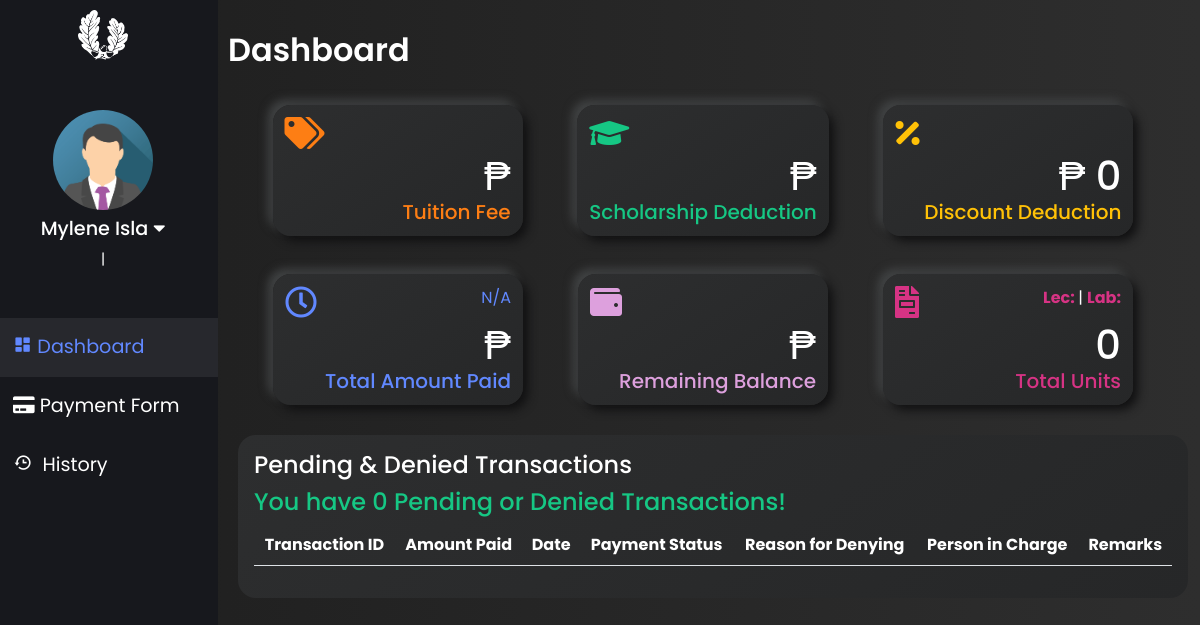
/html/student_access.php (signed in), run on an earlier commit of the app's database.
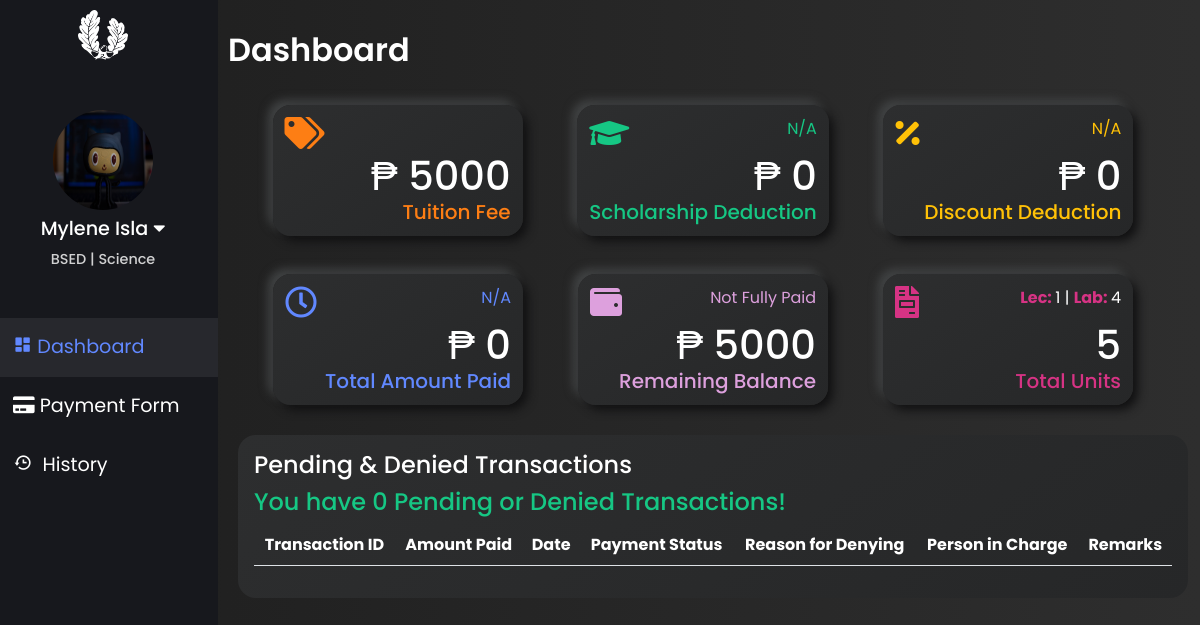
And on a later commit of the database.
### tables this page shows
CREATE TABLE `tbl_student_info` (
  `reg_no` varchar(50) NOT NULL,
  `profilePic` longtext NOT NULL,
  `stud_id` int(15) NOT NULL,
  `firstname` varchar(100) NOT NULL,
  `lastname` varchar(100) NOT NULL,
  `middlename` varchar(100) NOT NULL,
  `sex` varchar(50) NOT NULL,
  `address` longtext NOT NULL,
  `email` varchar(255) NOT NULL,
  `contact_number` varchar(12) NOT NULL,
  `joined_date` varchar(100) NOT NULL DEFAULT 'N/A',
  `registrar_id` int(11) NOT NULL,
  `registrar_name` varchar(100) NOT NULL
);

CREATE TABLE `tbl_student_school_details` (
  `stud_id` int(11) NOT NULL,
  `LRN` varchar(100) NOT NULL,
  `stud_type` varchar(100) NOT NULL,
  `csi_academic_year` varchar(100) NOT NULL,
  `csi_semester` varchar(100) NOT NULL,
  `csi_program` varchar(255) NOT NULL,
  `csi_major` longtext NOT NULL,
  `csi_year_level` varchar(100) NOT NULL
);

CREATE TABLE `tbl_student_fees` (
  `program_id` int(11) NOT NULL,
  `stud_id` int(11) NOT NULL,
  `fullname` varchar(100) NOT NULL,
  `csi_year_level` varchar(100) NOT NULL,
  `scholar_desc` varchar(100) NOT NULL,
  `scholar_type` varchar(255) NOT NULL,
  `discount_type` varchar(100) NOT NULL,
  `tuition_fee` int(100) NOT NULL,
  `lab_units` int(11) NOT NULL,
  `lec_units` int(11) NOT NULL,
  `assessed_fee` int(11) NOT NULL,
  `total_amount_paid` int(11) NOT NULL,
  `balance` int(11) NOT NULL,
  `remarks` varchar(100) NOT NULL
);

### html/student_access.php (the view, shortened to what this page needs)
<?php
        if(!isset($_SESSION['stud_id']) && $_SESSION['role'] != 'Student'){
            header('Location: login.php');
        }else{
            include_once '../connection/Config.php';
            $sqlStud ="SELECT det.*,fees.*
                        FROM tbl_student_school_details AS det
                        INNER JOIN tbl_student_fees AS fees ON det.stud_id = fees.stud_id
                        WHERE det.stud_id = ?";
            $stmtStud = $con->prepare($sqlStud);
            $stmtStud->bind_param('s', $_SESSION['stud_id']);
            $stmtStud->execute();
            $resStud = $stmtStud->get_result();
            $rowStud = $resStud->fetch_assoc();
            $sqlPic ="SELECT *
                        FROM tbl_student_info
                        WHERE stud_id = ?";
            $stmtPic = $con->prepare($sqlPic);
            $stmtPic->bind_param('s', $_SESSION['stud_id']);
            $stmtPic->execute();
            $resPic = $stmtPic->get_result();
            $rowPic = $resPic->fetch_assoc();
            $sqlLatestPaidDate ="SELECT  amount, transaction_date
                                FROM tbl_payments WHERE stud_id = ?
                                ORDER BY transaction_date DESC LIMIT 1";
            $stmtLatestPaidDate = $con->prepare($sqlLatestPaidDate);
            $stmtLatestPaidDate->bind_param('s', $_SESSION['stud_id']);
            $stmtLatestPaidDate->execute();
            $resLatestPaidDate = $stmtLatestPaidDate->get_result();
            $rowLatestPaidDate = $resLatestPaidDate->fetch_assoc();
            if($resLatestPaidDate->num_rows > 0){
                $amount = $rowLatestPaidDate['amount'];
                $date = $rowLatestPaidDate['transaction_date'];
            }else{
                $date = 'N/A';
            }
        }
        $slq = "SELECT * FROM `tbl_student_fees` WHERE stud_id = ?";
        $stmt = $con->prepare( $slq );
        $stmt->bind_param( 's', $_SESSION['stud_id']);
        $stmt->execute();
        $res = $stmt->get_result();
        $row = $res->fetch_assoc();
        $scholar_type = $row['scholar_type'];
        $discount_type = $row['discount_type'];
      if( $scholar_type == 'N/A' ){
        $scholar = 0;
      }else if( $scholar_type == 'Partial Scholar' ){
        $scholar = $row['tuition_fee'] / 2;
      }else if ( $scholar_type == 'Full Scholar' ){
        $scholar = $row['tuition_fee'];
      }
      if($discount_type == 'N/A'){
        $discount = 0;
      }else{
        $sqlGetDisc = "SELECT * FROM `tbl_discount` WHERE discount_type = ?";
          $stmtGetDisc = $con->prepare($sqlGetDisc);
          $stmtGetDisc->bind_param('s',$discount_type);
          $stmtGetDisc->execute();
          $resGetDisc = $stmtGetDisc->get_result();
          $rowGetDisc  = $resGetDisc->fetch_assoc();
          $discount = ((  $scholar * ($rowGetDisc['discount_percent'])/ 100));
      }
?>
    <!DOCTYPE html>
    <html lang="en">
    <head>
          <link rel="stylesheet" href="https://cdn.jsdelivr.net/npm/bootstrap@5.1.3/dist/css/bootstrap.min.css">
        <link rel="stylesheet" type="text/css" href="https://cdn.datatables.net/v/bs5/jq-3.6.0/dt-1.11.3/af-2.3.7/b-2.0.1/r-2.2.9/sp-1.4.0/sl-1.3.3/datatables.min.css"/>
        <link rel="stylesheet" href="https://pro.fontawesome.com/releases/v5.10.0/css/all.css"/>
        <link rel="stylesheet" href="https://cdnjs.cloudflare.com/ajax/libs/font-awesome/5.14.0/css/all.min.css" />
        <link href='https://unpkg.com/boxicons@2.0.9/css/boxicons.min.css' rel='stylesheet'>
        <link rel="stylesheet" type="text/css" href="../css/student_access.css?<?php echo time(); ?>" />
    </head>
    <body>
    <div class="row">
        <div class="col left-tab">
        <img src="../images/logo.png" class="logoLeftTab" alt="">
            <div class="upper-left-tab">
                <?php if($rowPic['profilePic'] == ''){?>
                     <img src="..\images\registrar_img\sample_registrar_pic.png" alt="">
                <?php }else{?>
                    <img src="../profilePics/<?php echo $rowPic['profilePic'];?>" alt="">
                <?php }?>
                <p class="reg__name" style="font-size: 1.2rem;"><?= $_SESSION['fullname'];?> <i class="fas fa-caret-down" onclick="profile_link_show()"></i></p>
            <p class="reg__name"> <?=$rowStud['csi_program'];?> | <?=$rowStud['csi_major'];?></p>
        </div>
        <div class="nav flex-column nav-pills pl-2 mt-5 align-middle" id="v-pills-tab" role="tablist" aria-orientation="vertical">
            <a class="nav-link active main__" id="v-pills-dashboard-tab" data-toggle="pill" href="#v-pills-dashboard" role="tab" aria-controls="v-pills-dashboard" aria-selected="true"><i class='bx bxs-dashboard'></i>&nbsp;Dashboard</a>
            <a class="nav-link main__" id="v-pills-payment-application-tab" data-toggle="pill" href="#v-pills-payment-application" role="tab" aria-controls="v-pills-payment-application" aria-selected="false"><i class="fas fa-credit-card"></i>&nbsp;Payment Form</a>
            <a class="nav-link main__" id="v-pills-transaction-history-tab" data-toggle="pill" href="#v-pills-transaction-history" role="tab" aria-controls="v-pills-transaction-history" aria-selected="false"><i class='bx bx-history'></i>&nbsp; History</a>
        </div>
        </div>
    <div class="col-md right-tab">
            <div class="tab-content" id="v-pills-tabContent">
                <div class="tab-pane fade show active" id="v-pills-dashboard" role="tabpanel" aria-labelledby="v-pills-dashboard">
                <p class="title_tab_universal my-3">Dashboard</p>
                    <div class="dashBoardBoxContainer mb-2">
                    <div class="dashBoardBox tuition">
                            <i class="fas fa-tags"></i>
                            <h1>₱ <?=$rowStud['tuition_fee'];?></h1>
                            <h3>Tuition Fee</h3>
                        </div>
                        <div class="dashBoardBox scholarship">
                                <i class="fas fa-graduation-cap"></i>
                                <span><?=$rowStud['scholar_desc'];?></span>
                                <h1>₱ <?php echo $scholar; ?></h1>
                                <h3>Scholarship Deduction</h3>
                            </div>
                            <div class="dashBoardBox discount">
                                <i class="fas fa-percentage"></i>
                                <span><?=$rowStud['discount_type'];?></span>
                                <h1>₱ <?php echo $discount; ?></h1>
                                <h3>Discount Deduction</h3>
                            </div>
                    </div>
                    <div class="dashBoardBoxContainer">
                    <div class="dashBoardBox lastPaid">
                            <i class="far fa-clock"></i>
                            <span><?= $date?></span>
                            <h1>₱ <?=$rowStud['total_amount_paid'];?></h1>
                            <h3>Total Amount Paid</h3>
                        </div>
                        <div class="dashBoardBox remainingBal">
                            <i class="fas fa-wallet"></i>
                            <span><?=$rowStud['remarks'];?></span>
                            <h1>₱ <?=$rowStud['balance'];?></h1>
                            <h3>Remaining Balance</h3>
                        </div>
                            <div class="dashBoardBox email">
                            <i class="fas fa-file-invoice"></i>
                                <span style="color: var(--white)"><strong style="font-size: 1rem; color: var(--pink)">Lec: </strong><?=$rowStud['lab_units'];?> | <strong style="font-size: 1rem; color: var(--pink)">Lab: </strong><?=$rowStud['lec_units'];?></span>
                                <h1><?=$rowStud['lab_units'] +  $rowStud['lec_units'];?></h1>
                                <h3>Total Units</h3>
                            </div>
                    </div>
                        <div class="pendingTransactionTbl p-3">
                        <h4 id="pendingnDenied">Pending & Denied Transactions</h4>
                        <h4 id="noTransaction" style="color: var(--greenPrimary)">You have 0 Pending or Denied Transactions!</h4>
                        <table id="pendingTbl" class="table" style="color: var(--white);">
                        <thead class="text-center">
                            <tr>
                                    <th scope="col">Transaction ID</th>
                                    <th scope="col">Amount Paid</th>
                                    <th scope="col">Date</th>
                                    <th scope="col">Payment Status</th>
                                    <th scope="col">Reason for Denying</th>
                                    <th scope="col">Person in Charge</th>
                                    <th scope="col">Remarks</th>
                            </tr>
                        </thead>
                            </table>
                            </div>
                </div>
            </div>
        </div>
    </div>
    </body>
    </html>

### css/student_access.css (style rules this page uses)
:root { font-size: 16px; --font-school-name: 'Zilla Slab', serif; --font-tagline: 'Overpass', sans-serif; --primary: #3861fb; --secondary: #6188ff; --greenPrimary: #16c784; --greenSecondary: #56c59a; --purple: #DDA0DD; --orange: #fd7e14; --yellow: #ffc107; --pink: #d63384; --white: #ffffff; --leftTabBg: #17181d; --secondDarkBg: #222531; --thirdDarkBg: #394158; --activeColorBg: rgb(56, 56, 63, 0.5); }
html, body { background: linear-gradient(to right, #1e1e1e, #2e2e2e); color: var(--white); }
* { font-family: 'Poppins', sans-serif; margin: 0; padding: 0; box-sizing: border-box; }
.left-tab { padding: 0; top: 0; bottom: 0; overflow-y: auto; max-width: 230px; position: fixed; background-color: var(--leftTabBg); color: var(--white); z-index: 999; height: 100%; }
.logoLeftTab { width: 50px; height: 50px; display: block; margin: 10px auto; }
.upper-left-tab { position: relative; }
.upper-left-tab > * { transition: 300ms ease; }
.upper-left-tab img { width: 100px; height: 100px; border-radius: 50%; display: block; margin: 50px auto 5px; }
.reg__name { text-align: center; margin: 0; font-weight: 500; margin-bottom: 3px; }
.reg__name:last-child { font-size: .9rem; opacity: .8; }
.reg__name i { cursor: pointer; }
.nav-link.main__ { color: var(--white-color); font-size: 1.2rem; padding: 15px 25px; width: 100%; text-align: left; transition: 250ms; border-radius: 0; }
.nav-link.main__.active { background: var(--activeColorBg); color: var(--secondary); border-radius: 0; }
.row { width: 100%; }
.title_tab_universal { font-size: 2rem; font-weight: 600; color: white; }
.right-tab { margin-left: 230px; padding: 10px; }
.dashBoardBoxContainer { display: flex; width: 100%; flex-wrap: wrap; justify-content: space-evenly; }
.dashBoardBox { min-width: 250px; border-radius: 18px; background: linear-gradient(145deg, #2d2e2f, #262728); box-shadow: 5px 5px 10px #111112, -5px -5px 10px #434546; backdrop-filter: blur(1.8px); -webkit-backdrop-filter: blur(1.8px); padding: 12px; position: relative; margin: 15px 10px; }
.pendingTransactionTbl { width: 100%; border-radius: 18px; background: linear-gradient(145deg, #2d2e2f, #262728); padding: 12px; position: relative; position: relative; margin: 15px 10px; }
.dashBoardBox h3 { font-size: 20px; margin: 0; padding: 0; text-align: right; }
.dashBoardBox i { font-size: 2rem; }
.dashBoardBox h1 { margin: 0; padding: 0; color: var(--white); text-align: right; }
.dashBoardBox span { font-size: 16px; float: right; }
.lastPaid { color: var(--secondary); }
.remainingBal { color: var(--purple); }
.tuition { color: var(--orange); }
.scholarship { color: var(--greenPrimary); }
.discount { color: var(--yellow); }
.email { color: var(--pink); }

What changed in the data, as far as the page shows it:
added tbl_student_info: profilePic (picture)
added tbl_student_school_details: csi_program "BSED", csi_major "Science", tbl_student_fees.tuition_fee "5000", tbl_student_fees.scholar_desc "N/A", tbl_student_fees.discount_type "N/A", tbl_student_fees.total_amount_paid "N/A", tbl_student_fees.total_amount_paid "0", tbl_student_fees.remarks "Not Fully Paid", tbl_student_fees.balance "5000", tbl_student_fees.lab_units "1", tbl_student_fees.lec_units "4", tbl_student_fees.lab_units+lec_units "5"
added tbl_student_fees: scholar_type "0", discount_type "0"
Also different on the page:
$discount: "0" → (not shown)
$date: "N/A" → (not shown)
$rowStud['lab_units'] +  $rowStud['lec_units']: "0" → (not shown)
